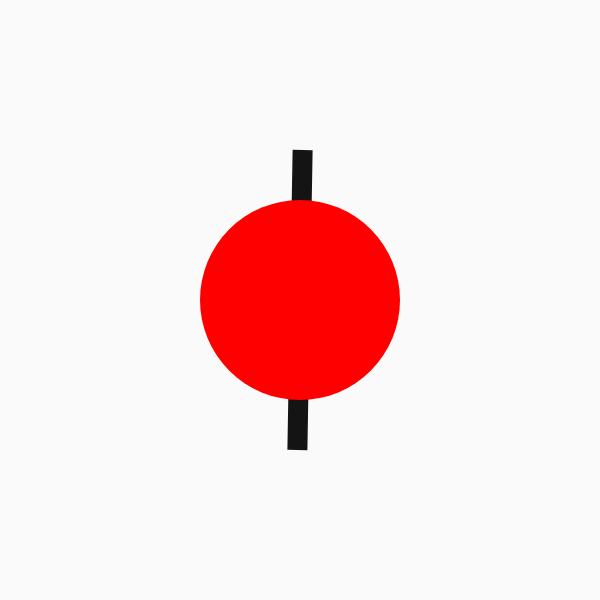
Frame 1 (no input)
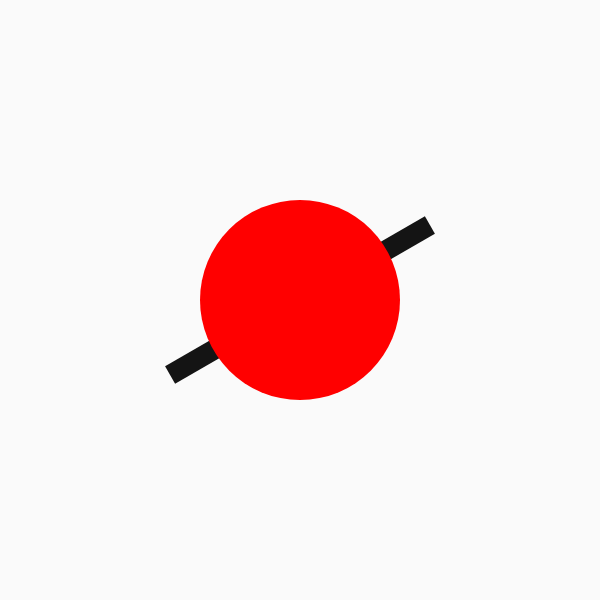
Frame 60 (no input)
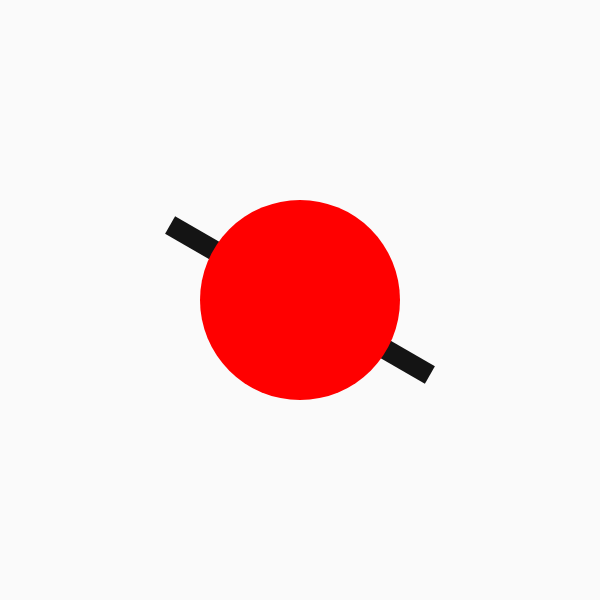
Frame 120 (the mouse pressed at the canvas centre since frame 60)

The p5.js sketch that drew these frames (run headless with seeded random() and noise() and a simulated clock; from frame 60 on, the mouse is pressed at the canvas centre):

// p5.js sketch
// ── sketch.js
function setup() {
  createCanvas(600, 600);
  rectMode(CENTER);
  noStroke();
}

function draw() {
  background(250);

  //rotate and draw the moving rectangle
  push();
  translate(width * 0.5, height * 0.5);
  rotate(radians(frameCount));
  fill(20);
  rect(0, 0, 20, 300);
  pop();

  //draw the fixed rectangle
  fill(255, 0, 0);
  push();
  translate(width * 0.5, height * 0.5);
  scale(2);
  ellipse(0, 0, 100, 100);
  pop();
}
